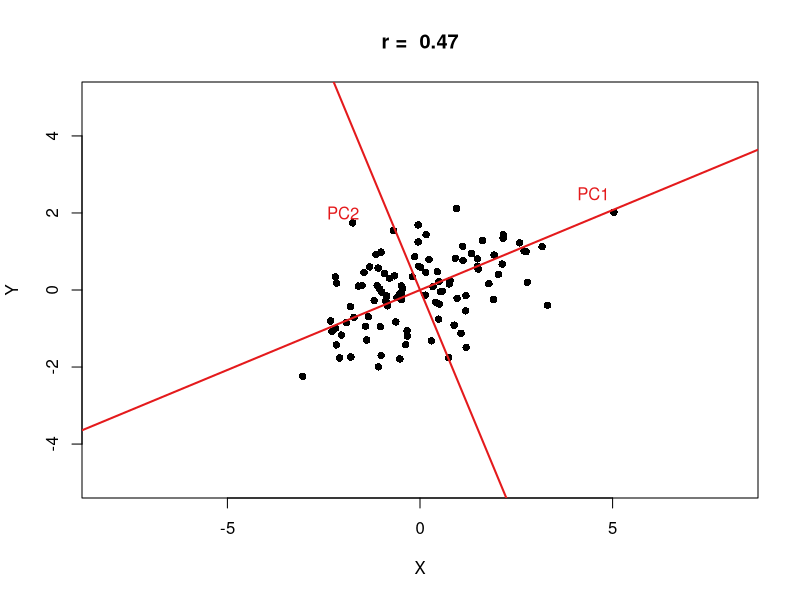
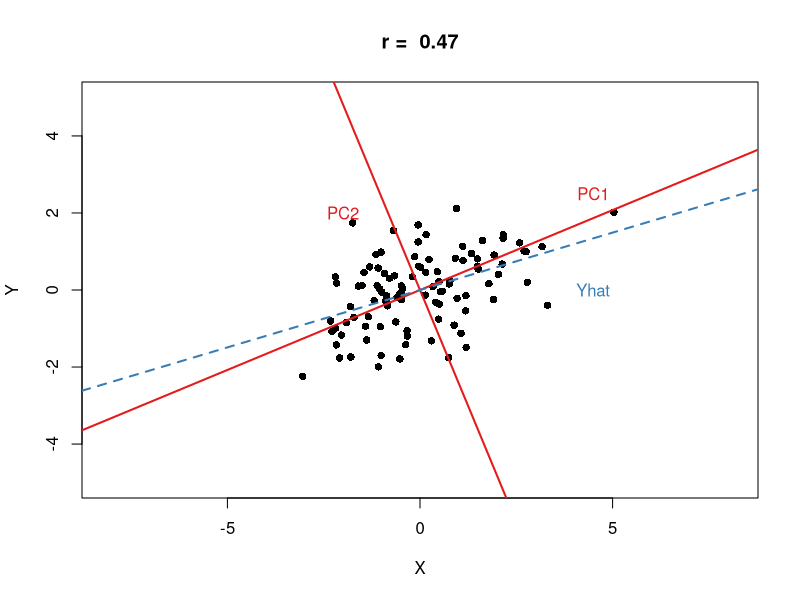
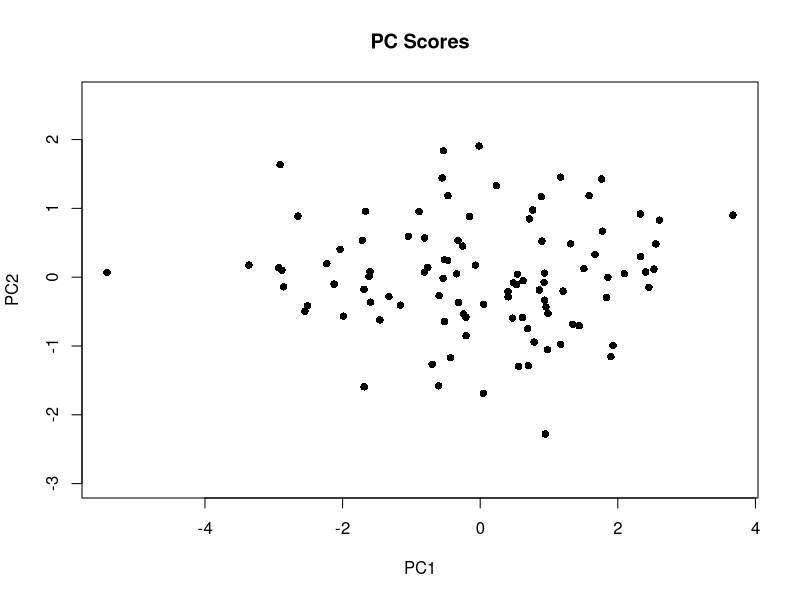
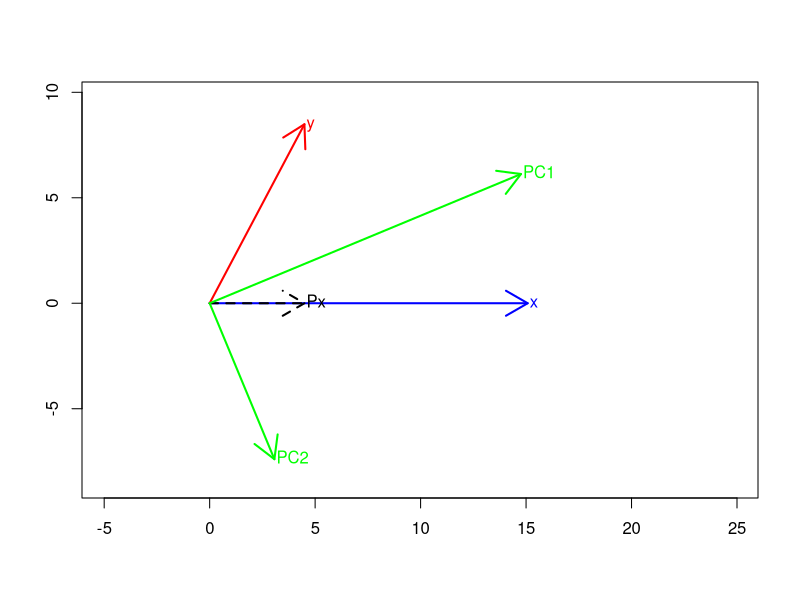

Recreate these plots in R, in order.
## ---- chunk 1
library(RColorBrewer)
library(MASS)

clrs <- brewer.pal(3, "Set1")
red <- clrs[1]
blue <- clrs[2]
green <- clrs[3]

mu <- c(0,0)
rcov <- 0.8
sigma <- matrix(c(2,rcov,rcov,1),2)
z <- scale(mvrnorm(100, mu, sigma),center=T, scale=F)

X <- z[,1]
Y <- z[,2]
reg.YonX <- lm(Y ~ X)
reg.XonY <- lm(X ~ Y)
xy.pca <- prcomp(z, retx=TRUE)

pc1.slope <- xy.pca$rotation[2,1]/xy.pca$rotation[1,1]
pc2.slope <- xy.pca$rotation[2,2]/xy.pca$rotation[1,2]

r <- cor(X,Y)
main.txt <- paste("r = ", round(r,2))
plot(z,asp=1,xlab="X", ylab="Y", pch=16, xlim=c(-5,5),ylim=c(-5,5),main=main.txt)

# Draw PC axes
abline(0, pc1.slope, lwd=2, col=red)
abline(0, pc2.slope, lwd=2, col=red)

# Label PCs
text(4.5, 2.5,"PC1",col=red)
text(-2,2,"PC2",col=red)

dev.copy(pdf, 'fig-bivariate-pca.pdf')
dev.off()

## ---- chunk 2
# plot a second time w/Regression line
plot(z,asp=1,xlab="X", ylab="Y", pch=16, xlim=c(-5,5),ylim=c(-5,5),main=main.txt)
abline(0, pc1.slope, lwd=2, col=red)
abline(0, pc2.slope, lwd=2, col=red)
text(4.5, 2.5,"PC1",col=red)
text(-2,2,"PC2",col=red)
abline(reg.YonX, lty='dashed', col=blue, lwd=2)
#abline(reg.XonY, lty='dashed', col=blue, lwd=2)
text(4.5,0,"Yhat",col=blue)
dev.copy(pdf, 'fig-bivariate-pca-wreg.pdf')
dev.off()

## ---- chunk 3
plot(xy.pca$x, pch=16,asp=1,main="PC Scores")
dev.copy(pdf, 'fig-bivariate-pca-scores.pdf')
dev.off()
## ---- chunk 4
vecangle <- function(x, y, radians = TRUE) {
  x = as.vector(x)
  y = as.vector(y)
  theta <- acos( drop(x %*% y) / (sqrt(sum(x^2)) * sqrt(sum(y^2))))
  if (!radians) 
    theta <- theta* (180/pi) 
  return(theta)
}

vproj <- function(x,y){
  x = as.vector(x)
  y = as.vector(y)
  lx <- sqrt(sum(x^2))
  Cxy <- (x %*% y) / lx  
  Pxy <- Cxy * (x/lx)
  list(proj=Pxy, comp=drop(Cxy) )
}

drawvectors.PC <- function(x,y){
    x = scale(x, center=T,scale=F)
    y = scale(y, center=T,scale=F)
    lx <- sqrt(sum(x^2))
    ly <- sqrt(sum(y^2))
    A <- vecangle(x,y)
      
    newx <- c(lx, 0)  
    newy <- ly*c(cos(A),sin(A))
    p <- vproj(newx,newy)
    
    XY = cbind(x,y)
    xy.pca = prcomp(XY,retx=T)
    
    z <- xy.pca$x[,1]    
    z2 <- xy.pca$x[,2]

    lz <- sqrt(sum(z^2)) 
    lz2 <- sqrt(sum(z2^2))
    newz <- lz * xy.pca$rotation[,1]
    if (xy.pca$rotation[1,1] < 0)
       newz <- lz * -xy.pca$rotation[,1]
    newz2 <- lz2 * xy.pca$rotation[,2]

    
    # setup empty plot w/appropriate axes
    # pad values by 10 perc. to get nice margins
    maxx <- max(newx[1],newy[1], newz[1], newz2[1]) 
    minx <- min(newx[1],newy[1], newz[1], newz2[1])
    
    maxy <- max(newx[2],newy[2], newz[2], newz2[2])
    miny <- min(newx[2],newy[2], newz[2], newz2[2])
    
    tcoords = matrix(c(maxx+0.15*abs(maxx), maxy+0.15*abs(maxy), 
                       maxx+0.15*abs(maxx), miny-0.15*abs(miny),
                       minx-0.15*abs(minx), maxy+0.15*abs(maxy),
                       minx-0.15*abs(minx), miny-0.15*abs(miny)), 
                     ncol=2, byrow=TRUE)
    

    # type = 'n' means don't plot anything
    plot(tcoords[,1], tcoords[,2], type='n',xlab='', ylab='',asp=1)
    
    # draw arrows for vectors
    arrows(0, 0, newx[1],newx[2],col='blue',lwd=2)
    text(newx[1],newx[2],"x", pos=4, offset=0.1,col='blue')
    
    arrows(0, 0, newy[1],newy[2],col='red',lwd=2)
    text(newy[1],newy[2],"y", pos=4, offset=0.1,col='red')
    
    arrows(0, 0, p$proj[1], p$proj[2], lty='dashed',lwd=2)
    text(p$proj[1],p$proj[2],"Px", pos=4, offset=0.1)
    
    arrows(0, 0, newz[1], newz[2],col='green',lwd=2)
    text(newz[1],newz[2],"PC1", pos=4, offset=0.1,col='green')    
 
    arrows(0, 0, newz2[1],newz2[2],col='green',lwd=2)
    text(newz2[1],newz2[2],"PC2", pos=4, offset=0.1,col='green')
        
    list(x = newx, y=newy, proj=p$proj, comp=p$comp)
}
## ---- chunk 5
drawvectors.PC(X,Y)
dev.copy(pdf, 'fig-bivariate-pca-vectors.pdf')
dev.off()
## ---- chunk 6
iris.sub <- subset(iris, select=-Species)
cov(iris.sub)
i.pca <- prcomp(iris.sub, center=T, retx=T)
summary(i.pca)
i.pca



